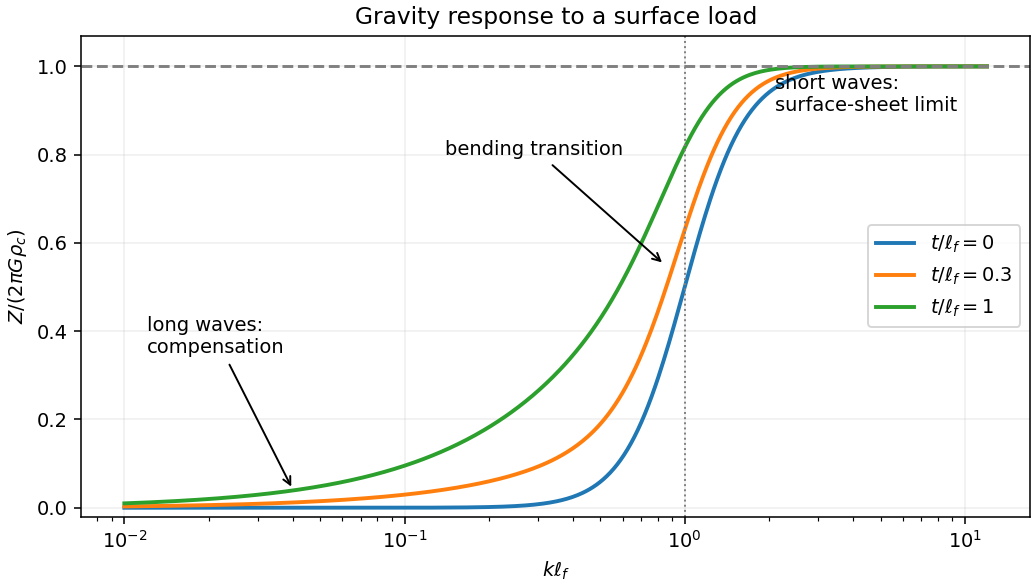

Reproduce this figure in Python.
from pathlib import Path
import numpy as np
import matplotlib
matplotlib.use('Agg')
import matplotlib.pyplot as plt
x=np.geomspace(.01,12,500)
fig,ax=plt.subplots(figsize=(7.4,4.2),layout='constrained')
for h in [0,.3,1]:ax.semilogx(x,1-np.exp(-h*x)/(1+x**4),lw=2,label=fr'$t/\ell_f={h:g}$')
ax.axhline(1,color='gray',ls='--');ax.axvline(1,color='gray',ls=':',lw=1)
ax.annotate('long waves:\ncompensation',(.04,.04),(.012,.35),arrowprops=dict(arrowstyle='->'),fontsize=10)
ax.annotate('bending transition',(.85,.55),(.14,.8),arrowprops=dict(arrowstyle='->'),fontsize=10)
ax.text(2.1,.9,'short waves:\nsurface-sheet limit',fontsize=10)
ax.set(xlabel=r'$k\ell_f$',ylabel=r'$Z/(2\pi G\rho_c)$',ylim=(-.02,1.07),title='Gravity response to a surface load')
ax.legend(loc='center right',fontsize=10);ax.grid(alpha=.2)
fig.savefig(Path(__file__).stem+'.png',dpi=140,facecolor='white')
